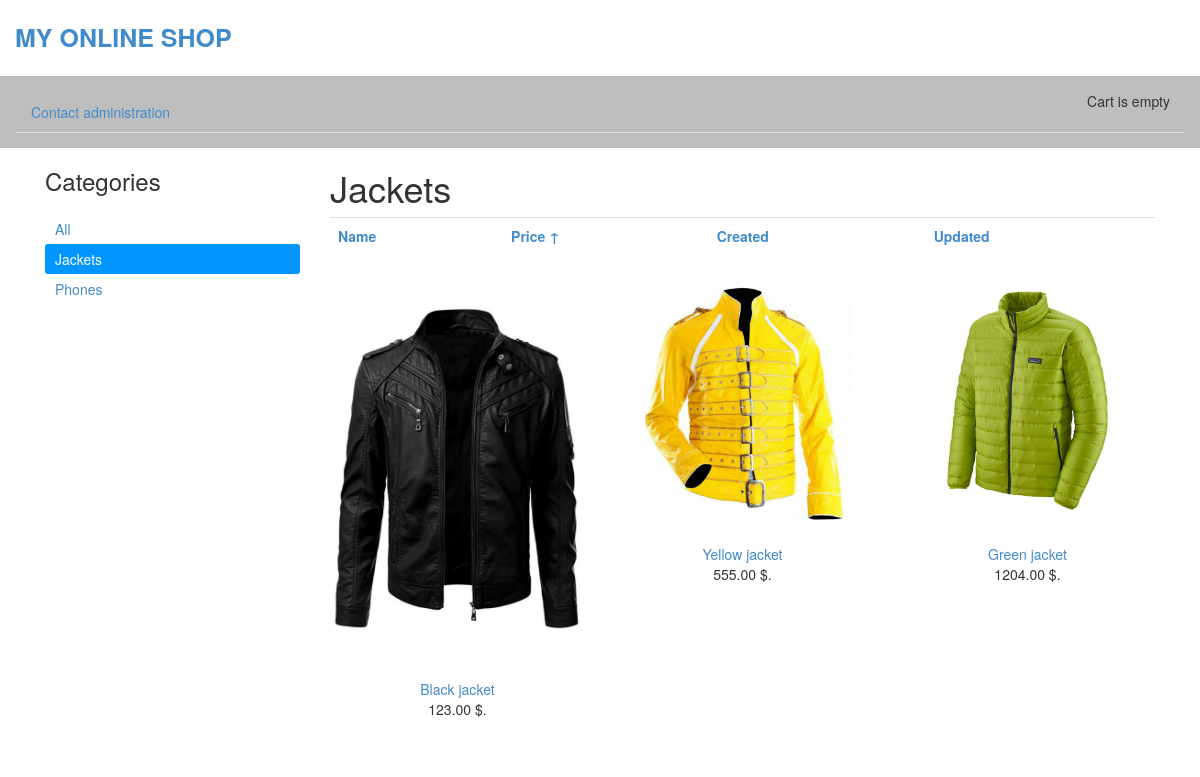
Screenshot of /jackets/?order_by=price with the database file from the repository.
### shop/models.py (models this page shows, shortened)
class Category(models.Model):
    name = models.CharField(max_length=200, db_index=True)
    slug = models.SlugField(max_length=200, db_index=True, unique=True)
    class Meta:
        ordering = ['name']
        verbose_name = 'Category'
        verbose_name_plural = 'Categories'
    def get_absolute_url(self):
        return reverse('shop:ProductListByCategory', args=[self.slug])

class Product(models.Model):
    category = models.ForeignKey(Category, related_name='products', verbose_name="Category", on_delete=models.PROTECT)
    name = models.CharField(max_length=200, db_index=True, verbose_name="Name")
    slug = models.SlugField(max_length=200, db_index=True)
    image = models.ImageField(upload_to='products/%Y/%m/%d/', blank=True, verbose_name="Product image")
    description = models.TextField(blank=True, verbose_name="description")
    price = models.DecimalField(max_digits=10, decimal_places=2, verbose_name="Price")
    stock = models.PositiveIntegerField(verbose_name="In stock")
    available = models.BooleanField(default=True, verbose_name="Available")
    created = models.DateTimeField(auto_now_add=True)
    updated = models.DateTimeField(auto_now=True)
    class Meta:
        ordering = ['name']
        index_together = [
            ['id', 'slug']
        ]
    def get_absolute_url(self):
          return reverse('shop:ProductDetail', args=[self.id, self.slug])

### shop/views.py (the view)
# urls.py: url(r'^(?P<category_slug>[-\w]+)/$', views.ProductList, name='ProductListByCategory'),
def ProductList(request, category_slug=None):
    category = None
    categories = Category.objects.all()
    products = Product.objects.filter(available=True)
    if category_slug:
        category = get_object_or_404(Category, slug=category_slug)
        products = products.filter(category=category)
    order_by = request.GET.get("order_by", "")
    if order_by in ("name", "price", "created", "updated"):
        products = products.order_by(order_by)
        if request.GET.get("reverse", "") == '1':
            products = products.reverse()
    else:
        products = products.order_by("created").reverse()
    paginator = Paginator(products, 3)
    page = request.GET.get("page")
    try:
        products = paginator.page(page)
    except PageNotAnInteger:
        products = paginator.page(1)
    except EmptyPage:
        products = paginator.page(paginator.num_pages)
    return render(request, 'shop/product/list.html', {
        'category': category,
        'categories': categories,
        'products': products
    })

### cart/cart.py (called while the page is built)
    def __len__(self):
        return sum(item['quantity'] for item in self.cart.values())

### cart/context_processors.py (called while the page is built)
def cart(request):
    return {'cart': Cart(request)}

### shop/templates/shop/product/list.html (shortened to what this page needs)
{% extends 'shop/base.html' %}
{% load static %}
{% block content %}
  <div id="sidebar" class="col-sm-3">
    <h3>Categories</h3>
    <ul>
      <li {% if not category %} class="selected" {% endif %}>
        <a href="{% url "shop:ProductList" %}">All</a>
      </li>
      {% for cat in categories %}
        <li {% if category.slug == cat.slug %} class="selected" {% endif %}>
          <a href="{{ cat.get_absolute_url }}">{{ cat.name }}</a>
        </li>
      {% endfor %}
    </ul>
  </div>
  <div id="main" class="product_list col-sm-9">
    <h1>{% if category %}{{ category.name }}{% else %}All Products{% endif %}</h1>
    <table class="table">
        <tbody>
            <tr>
                {% with order_by=request.GET.order_by reverse=request.GET.reverse %}
                <th><a href="{{ category.get_absolute_url }}?order_by=name{% if order_by == 'name' and reverse != '1' %}&amp;reverse=1{% endif %}">
                            Name {% if order_by == 'name' and reverse != '1' %}&uarr;{% elif order_by == 'name' and reverse == '1' %}&darr;{% endif %}</a></th>
                <th><a href="{{ category.get_absolute_url }}?order_by=price{% if order_by == 'price' and reverse != '1' %}&amp;reverse=1{% endif %}">
                            Price {% if order_by == 'price' and reverse != '1' %}&uarr;{% elif order_by == 'price' and reverse == '1' %}&darr;{% endif %}</a></th>
                <th><a href="{{ category.get_absolute_url }}?order_by=created{% if order_by == 'created' and reverse != '1' %}&amp;reverse=1{% endif %}">
                            Created {% if order_by == 'created' and reverse != '1' %}&uarr;{% elif order_by == 'created' and reverse == '1' %}&darr;{% endif %}</a></th>
                <th><a href="{{ category.get_absolute_url }}?order_by=updated{% if order_by == 'updated' and reverse != '1' %}&amp;reverse=1{% endif %}">
                            Updated {% if order_by == 'updated' and reverse != '1' %}&uarr;{% elif order_by == 'updated' and reverse == '1' %}&darr;{% endif %}</a></th>
                {% endwith %}
            </tr>
        </tbody>
    </table>
    <div class="items row">
      {% for product in products %}
        <div class="item col-sm-4">
          <a href="{{ product.get_absolute_url }}">
            <img src="{% if product.image %}{{ product.image.url }}{% else %}{% static "img/no-image.jpg"%}{% endif %}" class="img-responsive">
          </a>
          <a href="{{ product.get_absolute_url }}">{{ product.name }}</a><br>
          {{ product.price }} $.
        </div>
      {% endfor %}
    </div>
  </div>
{% endblock %}

### static/css/style.css (style rules this page uses)
#sidebar ul { list-style: none; margin: 0; padding: 0; margin-top: 20px; }
#sidebar ul li { padding: 5px 10px; }
#sidebar ul li.selected { background: #0095ff; color: white; border-radius: 3px; }
#sidebar ul li.selected a { color: white; }
.items { margin-top: 20px; }
.item { text-align: center; margin-bottom: 30px; }
.item a img { margin-bottom: 15px; }
th, td { padding: 5px; }

### rows the page displays
Category: name "Jackets"
Category: name "Phones"
Product: image (picture), name "Black jacket", price "123.00"
Product: image (picture), name "Yellow jacket", price "555.00"
Product: image (picture), name "Green jacket", price "1204.00"
